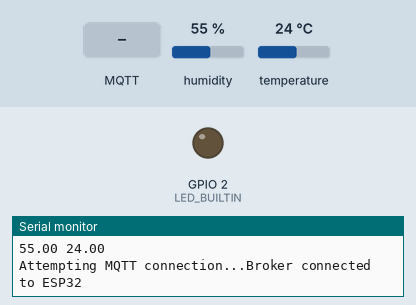
This sketch was run on a simulated ESP32. Parts: output pins drawn as LEDs (lit = HIGH), the last lines printed to the serial monitor. Inputs (shaded band) come from the test bench; at power-on: humidity 55 %, temperature 24 °C. WiFi joins after 1.5 s; servers stay silent unless stated; no MQTT or app messages arrive unless stated.

Above: at 2.7 s.
2.8 s: MQTT message "t" arrives on the first subscribed topic
At 12.0 s:
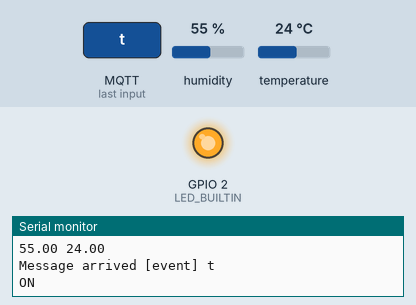
13.1 s: MQTT message "1" arrives on the first subscribed topic
At 23.0 s:
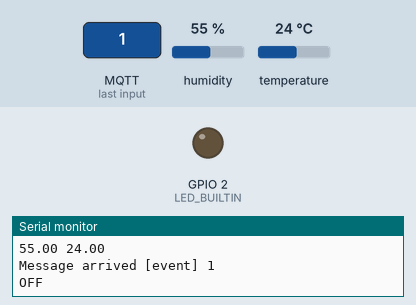
Timing chart, 0 to 24.5 s (numbered marks = the images above; inputs shaded):
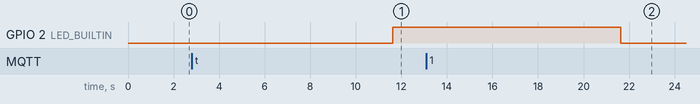

Measured:
- after the input at 2.8 s, GPIO 2 (LED_BUILTIN): LOW → HIGH after 8.8 s
- after the input at 13.1 s, GPIO 2 (LED_BUILTIN): HIGH → LOW after 8.5 s

The sketch:

sketch_nov11a-nov21-aedes-esp32-groove-dht11.ino
```cpp
/* https://create.arduino.cc/projecthub/officine/interfacing-arduino-mkr-or-esp-via-mqtt-node-red-101-4833bc
 *  http://pdacontrolen.com/esp8266-public-broker-mqtt-mosca-io-node-red/
 *  MQTT Client Temperature Onewire
* More information about projects PDAControl
* PDAControl English http://pdacontrolen.com
* Mas informacion sobre proyectos PDAControl
* PDAControl Espanol http://pdacontrolen.com
* Channel Youtube https://www.youtube.com/c/JhonValenciaPDAcontrol/videos
*
* under messageReceived (callback method) add actions to be done when a msg is received.
 * to publish, call client.publish(topic,msg)
*/


//#include <ESP8266WiFi.h> //if you are using nodemcu
#include <WiFi.h> //if you are using esp32
#include <PubSubClient.h>

///////GROVE DHT11//////////
#include "DHT.h"
#define DHTTYPE DHT11

#define DHTPIN 26  // connect signal to pin 26
DHT dht(DHTPIN, DHTTYPE);
///////////////////////////


unsigned long lastMillis = 0;

// Update these with values suitable for your network.
const char* ssid = "YOUR SSID";
const char* password = "YOUR SSID PASSWORD";
const char* mqtt_server = "NODE-RED IP ADDRESS"; /// NodeRED IP Address
int mqtt_port = 1889; //Must match with broker's MQTT port - dont use 1880

WiFiClient espClient;
PubSubClient client(espClient);

long lastMsg = 0;
char msg[50];
int value = 0;

void setup() {
  Serial.begin(115200);
  // Start up the library
  client.setServer(mqtt_server, mqtt_port);
  client.setCallback(callback);

  setup_wifi(); //function call

  Serial.println("WiFi Connected...");
  Serial.print("MQTT Server IP Address:");
  Serial.print(mqtt_server);
  Serial.print(":");
  Serial.println(String(mqtt_port));
  Serial.print("ESP32 IP Address: ");
  Serial.println(WiFi.localIP());
  Serial.println("Modbus RTU Master Online");

  pinMode(LED_BUILTIN, OUTPUT);
}

void setup_wifi() {
  delay(10);
  // Start by connecting to a WiFi network
  Serial.println();
  Serial.print("Connecting to ");
  Serial.println(ssid);

  WiFi.begin(ssid, password);

  while (WiFi.status() != WL_CONNECTED) {
    delay(500);
    Serial.print(".");
  }
}

void callback(char* topic, byte* payload, unsigned int length) {
  //Serial.println("Callback"); // Flag
  /* To display message sent from broker */
  Serial.print("Message arrived [");
  Serial.print(topic);
  Serial.print("] ");

  for (int i = 0; i < length; i++) {
    Serial.print((char)payload[i]);
  }
  /* ------------------------------------ */

  /* This section is for controlling output: LED, servo etc */
  Serial.println();
  if ((char)payload[0] == 't') {
    Serial.println("ON");
    digitalWrite(LED_BUILTIN, HIGH);
  } else {
     Serial.println("OFF");
    digitalWrite(LED_BUILTIN, LOW);
  }

 /* ------------------------------------ */
}
void reconnect() {

 // Loop until we're reconnected
  while (!client.connected()) {
    Serial.print("Attempting MQTT connection...");
 // Attempt to connect
    if (client.connect("ESP32Client")) {
        Serial.println("Broker connected to ESP32");
        client.subscribe("event"); // Topic at ESP32
    } else {
        Serial.print("failed, rc=");
        Serial.print(client.state());
        Serial.println(" try again in 5 seconds");
        // Wait 5 seconds before retrying
        delay(5000);
    }
  }
}

void loop() {
  ///////////////////////////
  float temp_hum_val[2] = {0}; // grove_dht set nilai 2 array = 0
  dht.readTempAndHumidity(temp_hum_val); // baca temp & humid
  ///////////////////////////
 Serial.print(temp_hum_val[0]);
 Serial.print(" ");
 Serial.println(temp_hum_val[1]);
  char tempValue[15], humidValue[15];
  dtostrf(temp_hum_val[0],4, 0, humidValue); // convert float to char
  dtostrf(temp_hum_val[1],4, 0, tempValue); // convert float to char
  client.publish("labA/rack1/humid", humidValue); /// send char
  client.publish("labA/rack1/temp", tempValue); /// send char

  if (!client.connected()) {
    reconnect(); //function call
  }

  // publish a message roughly every second.
  if (millis() - lastMillis > 1000) {
      lastMillis = millis();
      client.publish("/hello", "world order"); //PUBLISH TO TOPIC /hello MSG world order
      //Serial.print (" HelLo World ");
    }

  client.loop();

  delay(10000);
}
```
